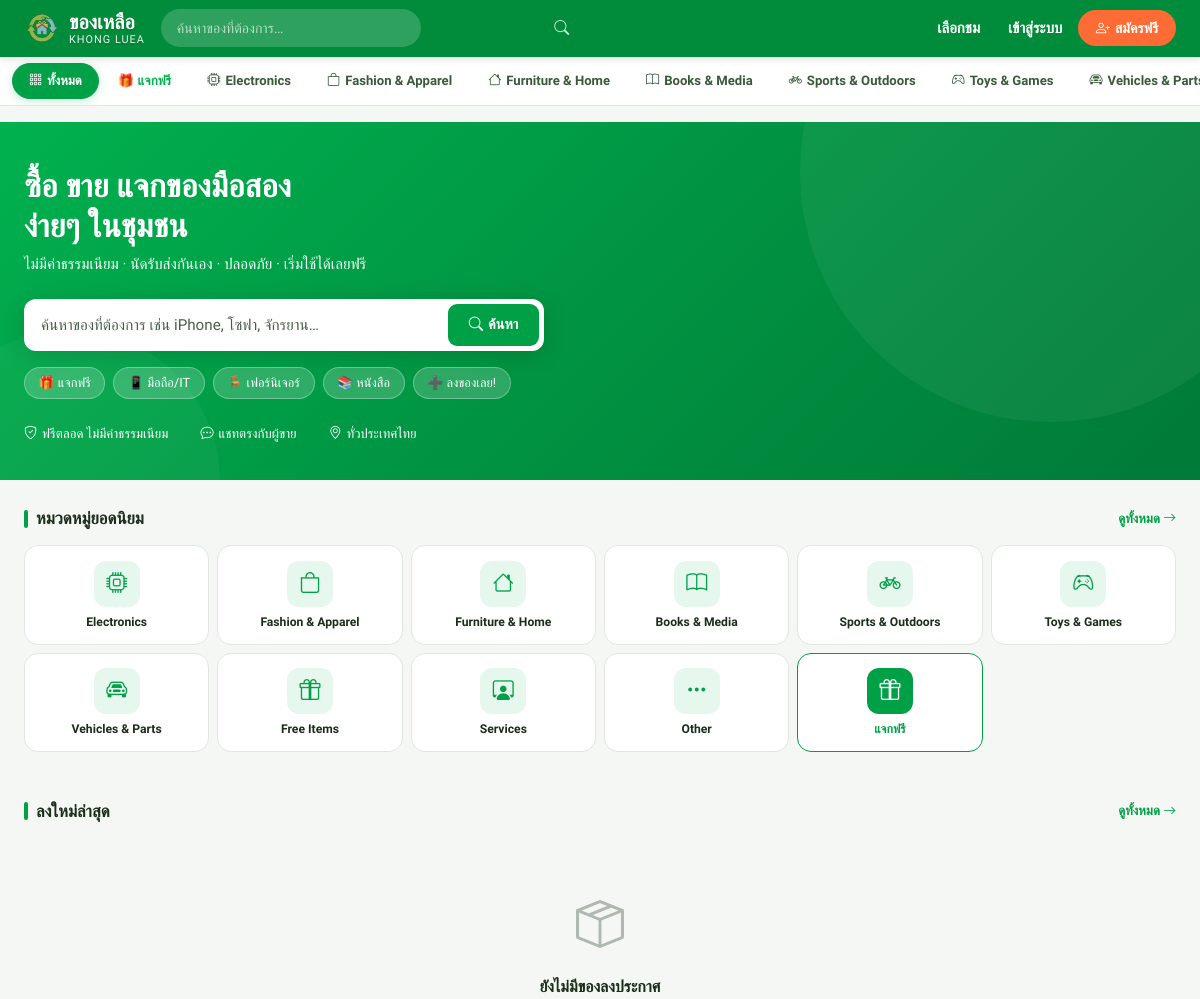
Before: / (upper part) with the older database file.
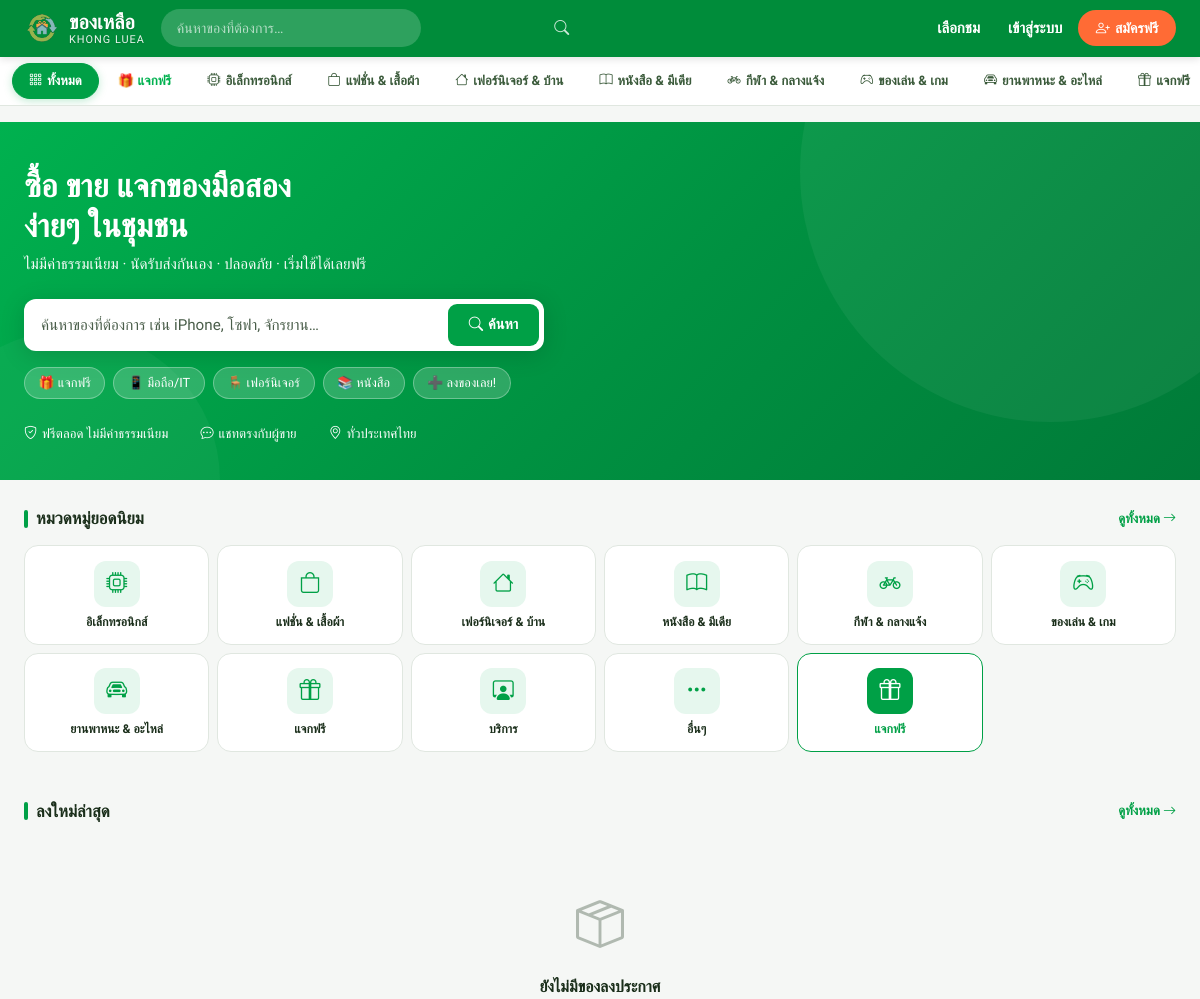
After: the same page with the newer database file.
### tables this page shows
CREATE TABLE `categories` (
  `id`          INT(11)  UNSIGNED NOT NULL AUTO_INCREMENT,
  `parent_id`   INT(11)  UNSIGNED     NULL DEFAULT NULL,
  `name`        VARCHAR(100)      NOT NULL,
  `slug`        VARCHAR(120)      NOT NULL,
  `icon`        VARCHAR(100)          NULL DEFAULT NULL,
  `sort_order`  SMALLINT(5)  UNSIGNED NOT NULL DEFAULT 0,
  `is_active`   TINYINT(1)        NOT NULL DEFAULT 1,
  `created_at`  DATETIME          NOT NULL DEFAULT CURRENT_TIMESTAMP,
  PRIMARY KEY (`id`),
  UNIQUE KEY `uq_categories_slug` (`slug`),
  KEY `idx_categories_parent` (`parent_id`),
  CONSTRAINT `fk_categories_parent`
    FOREIGN KEY (`parent_id`) REFERENCES `categories` (`id`)
    ON DELETE SET NULL ON UPDATE CASCADE
);

### application/controllers/Welcome.php (called while the page is built, shortened)
<?php
class Welcome extends CI_Controller {
    public function index(): void
    {
        $this->load->model(['Item_model', 'Category_model']);
        $featured   = [];
        $recent     = [];
        $categories = [];
        try {
            $featured   = $this->Item_model->get_featured(8);
            $recent     = $this->Item_model->get_recent(12);
            $categories = $this->Category_model->get_all_active();
        } catch (Throwable $e) {
            log_message('error', 'Welcome::index: ' . $e->getMessage());
        }
        $this->load->view('layouts/frontend_layout', [
            'title'        => 'ของเหลือ — ซื้อ ขาย แจกฟรี',
            'featured'     => $featured,
            'recent'       => $recent,
            'categories'   => $categories,
            'content_view' => 'frontend/home/index',
        ]);
    }
}

### index.php (called while the page is built, shortened)
<?php
require_once BASEPATH."core/CodeIgniter.php";

### application/models/Category_model.php (called while the page is built, shortened)
<?php
class Category_model extends CI_Model {
    protected string $table = 'categories';
    public function get_all_active(): array
    {
        return $this->db->where('is_active', 1)->order_by('sort_order', 'ASC')->get($this->table)->result_array();
    }
}

### application/views/frontend/home/index.php (the view, shortened to what the changed rows need)
<section class="kl-hero">
  <div class="container-fluid px-3 px-lg-4 kl-hero-inner" style="max-width:1400px;margin:0 auto;">
    <div class="row align-items-center">
      <div class="col-lg-8">
        <h1>ซื้อ ขาย แจกของมือสอง<br class="d-none d-md-block">ง่ายๆ ในชุมชน</h1>
      </div>
    </div>
  </div>
</section>
<div class="kl-section">
  <div class="container-fluid px-3 px-lg-4" style="max-width:1400px;margin:0 auto;">
    <div class="row row-cols-3 row-cols-sm-4 row-cols-md-6 row-cols-xl-11 g-2">
      <?php foreach ($categories as $cat): ?>
      <div class="col">
        <a href="<?= site_url('items?category_id='.$cat['id']) ?>" class="kl-cat-card">
          <div class="cat-icon"><i class="bi <?= htmlspecialchars($cat['icon']) ?>"></i></div>
          <div class="cat-name"><?= htmlspecialchars($cat['name']) ?></div>
        </a>
      </div>
      <?php endforeach; ?>
    </div>
  </div>
</div>

### application/views/partials/navbar.php (shortened to what the changed rows need)
<div class="kl-catbar">
  <div class="kl-catbar-inner">
    <a href="<?= site_url('items') ?>" class="<?= !$this->input->get('category_id') && !$this->input->get('is_free') ? 'active' : '' ?>">
      <i class="bi bi-grid-3x3-gap"></i> ทั้งหมด
    </a>
    <a href="<?= site_url('items?is_free=1') ?>" class="<?= $this->input->get('is_free')==='1' ? 'active' : '' ?>"
       style="<?= $this->input->get('is_free')==='1' ? '' : 'color:#00b14f;font-weight:600;' ?>">
      🎁 แจกฟรี
    </a>
    <?php
    try {
        $_cats = $this->Category_model->get_all_active();
    } catch (Throwable $e) {
        $_cats = [];
    }
    foreach ($_cats as $c): ?>
    <a href="<?= site_url('items?category_id='.$c['id']) ?>"
       class="<?= $this->input->get('category_id') == $c['id'] ? 'active' : '' ?>">
      <i class="bi <?= htmlspecialchars($c['icon']) ?>"></i> <?= htmlspecialchars($c['name']) ?>
    </a>
    <?php endforeach; ?>
  </div>
</div>

Changed rows visible on the page:
changed categories: name "Electronics" → "อิเล็กทรอนิกส์"
changed categories: name "Fashion & Apparel" → "แฟชั่น & เสื้อผ้า"
changed categories: name "Furniture & Home" → "เฟอร์นิเจอร์ & บ้าน"
changed categories (number 4 of 10 on the later page): name "Books & Media" → "หนังสือ & มีเดีย"
changed categories: name "Sports & Outdoors" → "กีฬา & กลางแจ้ง"
changed categories: name "Toys & Games" → "ของเล่น & เกม"
changed categories: name "Vehicles &…" → "ยานพาหนะ & อะไหล่"; name "Vehicles & Parts" → "ยานพาหนะ & อะไหล่"
now on one of the page's lists (row edited): categories: name "แจกฟรี"
changed categories: name "Free Items" → "แจกฟรี"
changed categories: name "Services" → "บริการ"
changed categories (number 10 of 10 on the later page): name "Other" → "อื่นๆ"
